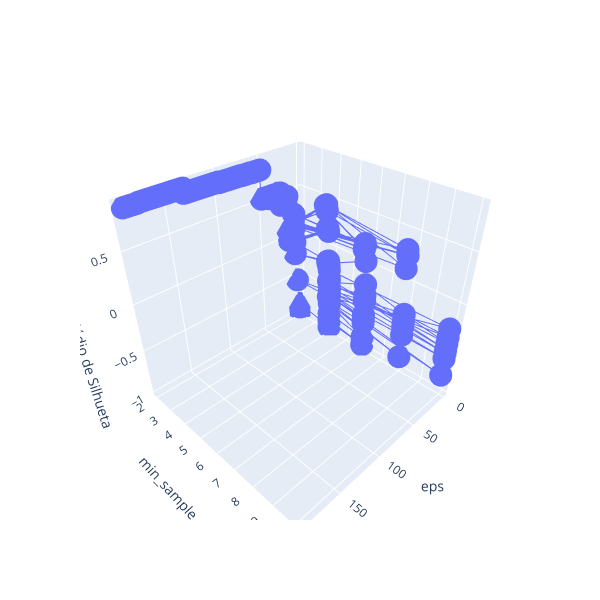
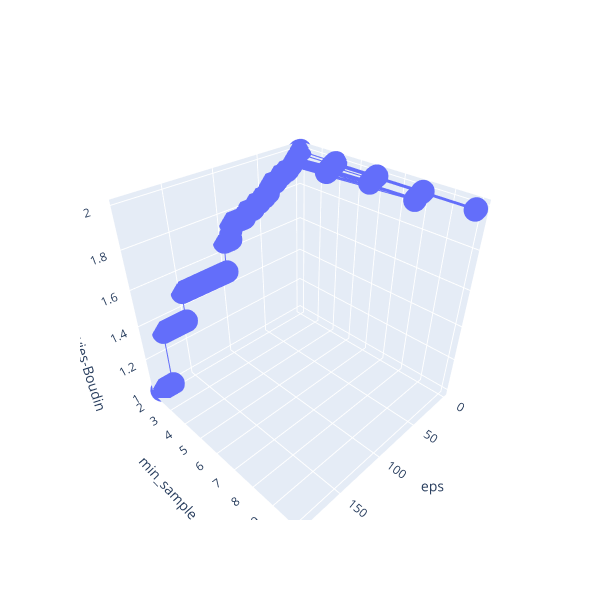
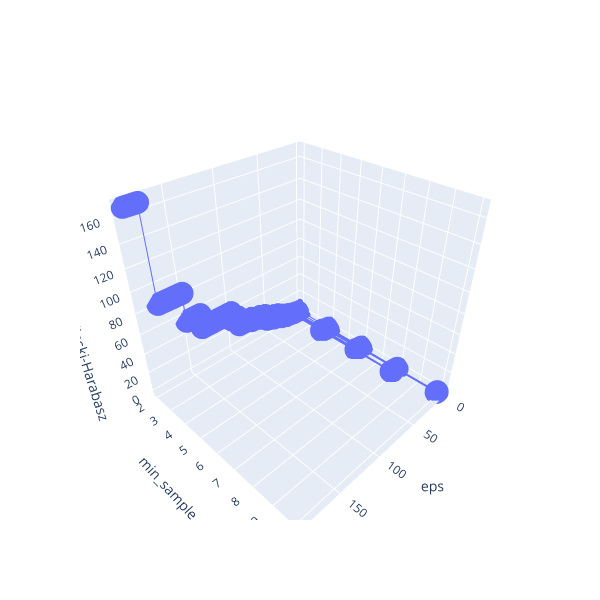
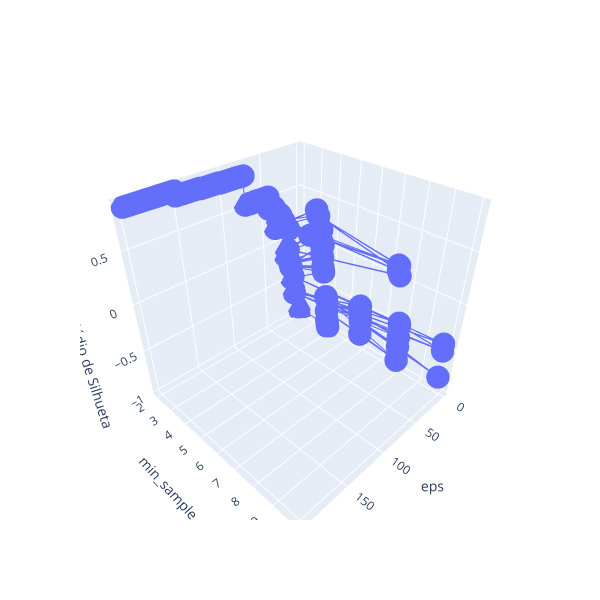

Notebook cell for these charts, in order:
### Markdown cell above
#### Sem normalização de dados

### Code cell
# Definindo uma faixa de variação dos hiperparâmetros
faixa_eps = np.arange(0.25, 200.25, 0.25)
faixa_min_samples = np.arange(2, 12, 2)
metricas = ['euclidean', 'manhattan']

resultados_dbscan = list()

for metrica in metricas:

    eps_plot = []
    min_samples_plot = []

    valores_silhueta = []
    valores_daviesBoudin = []
    valores_calinskiHarabasz = []

    for e in faixa_eps:
        for ms in faixa_min_samples:

            agrupador = DBSCAN(eps = e, min_samples = ms, metric = metrica)
            labels = agrupador.fit_predict(heroes2)

            unique_labels, counts = np.unique(labels, return_counts = True)
            df = pd.DataFrame({
                'Cluster': unique_labels,
                'Qtd. de Amostras': counts
            })
            
            if ((df.shape[0] > 3) & (df.shape[0] < 21)):

                eps_plot.append(e)
                min_samples_plot.append(ms)

                valores_silhueta.append(silhouette_score(heroes2, labels))
                valores_daviesBoudin.append(davies_bouldin_score(heroes2, labels))
                valores_calinskiHarabasz.append(calinski_harabasz_score(heroes2, labels))

                resultados_dbscan.append((e, ms, metrica, valores_silhueta[-1], valores_daviesBoudin[-1], valores_calinskiHarabasz[-1], df))

    print(f'\n\n{metrica}\n\n')
    plot_metrica(eps_plot, min_samples_plot, valores_silhueta, 'eps', 'min_sample', 'Coeficiente Médio de Silhueta')
    plot_metrica(eps_plot, min_samples_plot, valores_daviesBoudin, 'eps', 'min_sample', 'Índice de Davies-Boudin')
    plot_metrica(eps_plot, min_samples_plot, valores_calinskiHarabasz, 'eps', 'min_sample', 'Índice de Calinski-Harabasz')

### Figure 1 — Plotly figure (JSON) as saved in the notebook; plotly's stock layout.template omitted (floating-point values rounded to 4 significant figures; data arrays with more than 128 entries replaced by an {"elided": "..."} marker saying what was removed)
{"data": [{"type": "scatter3d", "x": {"elided": "807 float values"}, "y": {"elided": "807 int values"}, "z": {"elided": "807 float values"}}], "layout": {"height": 600, "scene": {"xaxis": {"title": {"text": "eps"}}, "yaxis": {"title": {"text": "min_sample"}}, "zaxis": {"title": {"text": "Coeficiente Médio de Silhueta"}}}, "width": 600}}

### Figure 2 — Plotly figure (JSON) as saved in the notebook; plotly's stock layout.template omitted (floating-point values rounded to 4 significant figures; data arrays with more than 128 entries replaced by an {"elided": "..."} marker saying what was removed)
{"data": [{"type": "scatter3d", "x": {"elided": "807 float values"}, "y": {"elided": "807 int values"}, "z": {"elided": "807 float values"}}], "layout": {"height": 600, "scene": {"xaxis": {"title": {"text": "eps"}}, "yaxis": {"title": {"text": "min_sample"}}, "zaxis": {"title": {"text": "Índice de Davies-Boudin"}}}, "width": 600}}

### Figure 3 — Plotly figure (JSON) as saved in the notebook; plotly's stock layout.template omitted (floating-point values rounded to 4 significant figures; data arrays with more than 128 entries replaced by an {"elided": "..."} marker saying what was removed)
{"data": [{"type": "scatter3d", "x": {"elided": "807 float values"}, "y": {"elided": "807 int values"}, "z": {"elided": "807 float values"}}], "layout": {"height": 600, "scene": {"xaxis": {"title": {"text": "eps"}}, "yaxis": {"title": {"text": "min_sample"}}, "zaxis": {"title": {"text": "Índice de Calinski-Harabasz"}}}, "width": 600}}

### Figure 4 — Plotly figure (JSON) as saved in the notebook; plotly's stock layout.template omitted (floating-point values rounded to 4 significant figures; data arrays with more than 128 entries replaced by an {"elided": "..."} marker saying what was removed)
{"data": [{"type": "scatter3d", "x": {"elided": "898 float values"}, "y": {"elided": "898 int values"}, "z": {"elided": "898 float values"}}], "layout": {"height": 600, "scene": {"xaxis": {"title": {"text": "eps"}}, "yaxis": {"title": {"text": "min_sample"}}, "zaxis": {"title": {"text": "Coeficiente Médio de Silhueta"}}}, "width": 600}}
